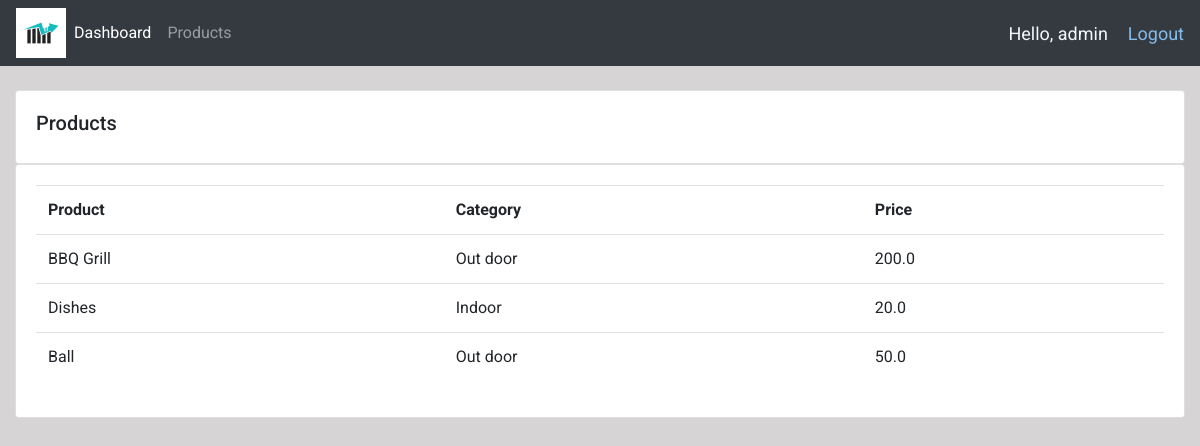
Screenshot of /products/ (signed in) with the database file from the repository.
### accounts/models.py (models this page shows, shortened)
class Product(models.Model):
    name = models.CharField(max_length=255, null=True)
    price = models.FloatField(max_length=200, null=True)
    category = models.CharField(max_length=200, null=True, choices=CATEGORY)
    description = models.CharField(max_length=200, null=True, blank=True)
    date_created = models.DateTimeField(auto_now_add=True, null=True)
    tags = models.ManyToManyField(Tag)

### accounts/decorators.py (the view)
        def wrapper_func(request, *args, **kwargs):
            group = None
            if request.user.groups.exists():
                group = request.user.groups.all()[0].name
            if group in allowed_roles:
                return view_func(request, *args, **kwargs)
            else:
                return HttpResponse("You are not authorized!")

### accounts/views.py (called while the page is built)
@login_required(login_url="login")
@allowed_users(allowed_roles=["admin"])
def products(request):
    products = Product.objects.all()
    context = {}
    context["products"] = products
    return render(request, "accounts/products.html", context)

### accounts/templates/accounts/products.html
{% extends 'accounts/main.html' %} {% block content %}
<br />
<div class="row">
  <div class="col-md">
    <div class="card card-body">
      <h5>Products</h5>
    </div>
    <div class="card card-body">
      <table class="table">
        <tr>
          <th>Product</th>
          <th>Category</th>
          <th>Price</th>
        </tr>
        {% for i in products %}
        <tr>
          <td>{{i.name}}</td>
          <td>{{i.category}}</td>
          <td>{{i.price}}</td>
        </tr>
        {% endfor %}
      </table>
    </div>
  </div>
</div>
{% endblock content %}

### accounts/templates/accounts/navbar.html (shortened to what this page needs)
{% load static %}
<nav class="navbar navbar-expand-lg navbar-dark bg-dark">
  <img src="{% static 'images/logo.jpg' %}" width="50" height="50" />
  <div class="collapse navbar-collapse" id="navbarNav">
    <ul class="navbar-nav">
      {% if request.user.is_staff %}
      <li class="nav-item active">
        <a class="nav-link" href="{% url 'home' %}">Dashboard</a>
      </li>
      <li class="nav-item">
        <a class="nav-link" href="{% url 'products' %}">Products</a>
      </li>
      {% else %}
      <li class="nav-item">
        <a class="nav-link" href="{% url 'account' %}">Settings</a>
      </li>
      {% endif %}
    </ul>
  </div>
  <span style="color: aliceblue; font-size: 18px"
    >Hello, {{request.user}}
  </span>
  <span
    ><a
      href="{% url 'logout' %}"
      style="margin-left: 20px; color: rgb(132, 187, 235); font-size: 18px"
    >
      Logout</a
    ></span
  >
</nav>

### static/css/main.css (style rules this page uses)
body { background-color: #d6d4d4; font-family: "Roboto", sans-serif; }

### rows the page displays
Product: name "BBQ Grill", category "Out door", price "200.0"
Product: name "Dishes", category "Indoor", price "20.0"
Product: name "Ball", category "Out door", price "50.0"

### other values shown
{{ request.user }} "admin"
